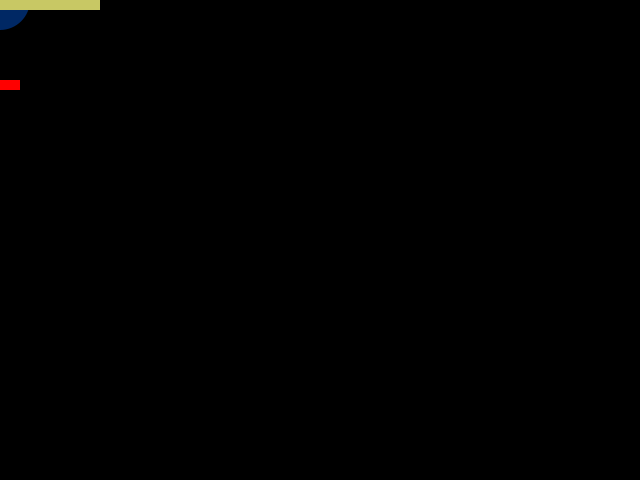
Frame 1 (no input)
Frame 60 (the mouse pressed at the canvas centre just before this capture): identical to frame 1, image omitted
Frame 120 (the mouse held since frame 60 and released just before this capture): blank canvas, image omitted

The Processing sketch that drew this single still picture (run headless with seeded random() and noise(); from frame 60 on, the mouse is pressed at the canvas centre):

// Processing sketch: processing_52104
// ── processing_52104.pde

void setup(){
 size(640, 480);
smooth(); 
}

void draw(){
  background(0);
  
  noFill();
  rect(0,0,100,100);
  
  fill(255,0,0);
  ellipse(mouseX, mouseY, 5,5);
  
  float mx = map(pmouseX, 0, 100, 0, width);
  float my= map(pmouseY, 0, 100, 0, height);
  
  fill(0,100,100);
  noStroke();
  
  float speed = dist(pmouseX, pmouseY, mouseX, mouseY);
  rect(mx, my, speed+10, speed+10);
  fill(90,100,9);
  rect(mx, my, pmouseX, pmouseY);
  fill(0,40,100);
  ellipse(mx, my, speed+60, speed+60);
  fill(200,200,100);
  rect(mx, my, speed+100, speed+10);
  fill(255,0,0);
  rect(mx-100, my, speed+10, speed-50);
  rect(mx, my+80, speed+20, speed+10);
 
 
  
  
  
  
}
